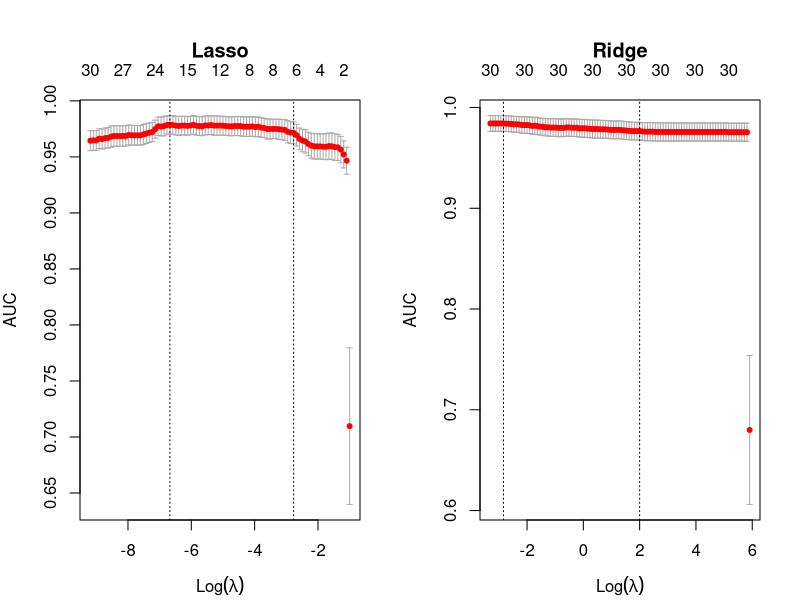
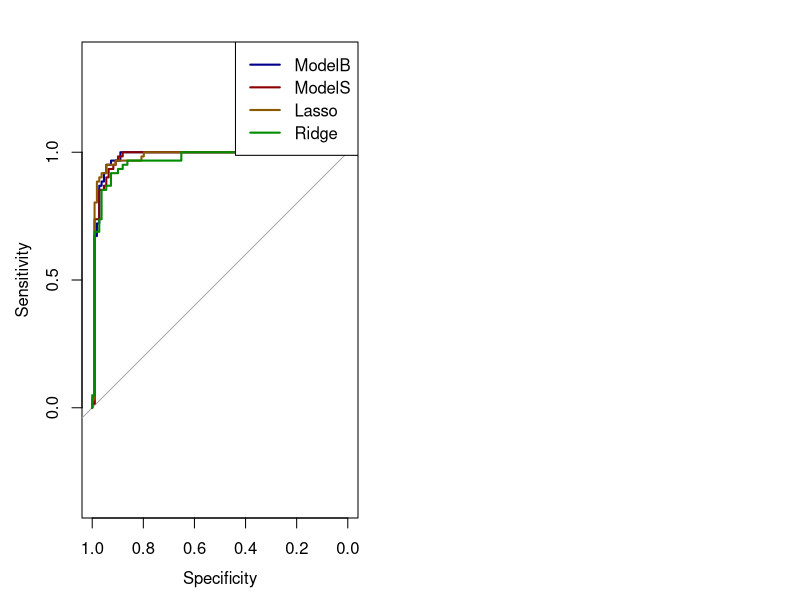

Generate these figures, in order, with R:
## ---- chunk 1
rm(list = ls())
knitr::opts_chunk$set(echo = TRUE)
library(caret)
library(data.table)
library(glmnet)
library(MASS)
library(pROC)
## ---- chunk 2
# Enter code here.
set.seed(984065)
wdbc2.dt <- fread("data/wdbc2.csv")
wdbc2.dt$diagnosis <- ifelse(wdbc2.dt$diagnosis=='malignant',1,0)

ind <- createDataPartition(wdbc2.dt$diagnosis, p=0.7, list=FALSE)
data.train <- wdbc2.dt[ind,]
data.test <- wdbc2.dt[-ind,]

# check that the split is actually 70-30
# table(wdbc2.dt$diagnosis)[1] / (table(wdbc2.dt$diagnosis)[1] + table(wdbc2.dt$diagnosis)[2])
# table(data1.train$diagnosis)[1] / (table(data1.train$diagnosis)[1] + table(data1.train$diagnosis)[2])
# table(data1.test$diagnosis)[1] / (table(data1.test$diagnosis)[1] + table(data1.test$diagnosis)[2])

X.train <- data.train[, !c("diagnosis","id"), with=FALSE]
X.test  <- data.test [, !c("diagnosis","id"), with=FALSE]
y.train <- data.train[,  c("diagnosis"), with=FALSE]
y.test  <- data.test [,  c("diagnosis"), with=FALSE]

fit.cv.lasso <- cv.glmnet(as.matrix(X.train), as.matrix(y.train), family='binomial', type.measure = c('auc'))
fit.cv.ridge <- cv.glmnet(as.matrix(X.train), as.matrix(y.train), family='binomial', type.measure = c('auc'), alpha=0)
par(mfrow=c(1,2), mar=c(4,4,5,2))
plot(fit.cv.lasso, main="Lasso")
plot(fit.cv.ridge, main="Ridge")
## ---- chunk 3
# Enter code here.
lasso.min.pos    <- which(fit.cv.lasso$lambda==fit.cv.lasso$lambda.min)
lasso.1se.pos    <- which(fit.cv.lasso$lambda==fit.cv.lasso$lambda.1se)
lasso.model      <- 'lasso'
lasso.lambda.min <- round(fit.cv.lasso$lambda.min,3)
lasso.lambda.1se <- round(fit.cv.lasso$lambda.1se,3)
lasso.model.min  <- round(fit.cv.lasso$nzero[lasso.min.pos],3)
lasso.model.1se  <- round(fit.cv.lasso$nzero[lasso.1se.pos],3)
lasso.auc.min    <- round(fit.cv.lasso$cvm[lasso.min.pos],3)
lasso.auc.1se    <- round(fit.cv.lasso$cvm[lasso.1se.pos],3)

ridge.min.pos    <- which(fit.cv.ridge$lambda==fit.cv.ridge$lambda.min)
ridge.1se.pos    <- which(fit.cv.ridge$lambda==fit.cv.ridge$lambda.1se)
ridge.model      <- 'ridge'
ridge.lambda.min <- round(fit.cv.ridge$lambda.min,3)
ridge.lambda.1se <- round(fit.cv.ridge$lambda.1se,3)
ridge.model.min  <- round(fit.cv.ridge$nzero[ridge.min.pos],3)
ridge.model.1se  <- round(fit.cv.ridge$nzero[ridge.1se.pos],3)
ridge.auc.min    <- round(fit.cv.ridge$cvm[ridge.min.pos],3)
ridge.auc.1se    <- round(fit.cv.ridge$cvm[ridge.1se.pos],3)

model.lasso.row  <- c(lasso.model, lasso.lambda.min, lasso.model.min, lasso.auc.min, lasso.lambda.1se, lasso.model.1se, lasso.auc.1se)
model.ridge.row  <- c(ridge.model, ridge.lambda.min, ridge.model.min, ridge.auc.min, ridge.lambda.1se, ridge.model.1se, ridge.auc.1se)
results.train    <- as.data.table(rbind(model.lasso.row, model.ridge.row))
cols             <- c('model', 'lambda.min', 'variables.min', 'auc.min', 'lambda.1se', 'variables.1se', 'auc.1se')
setnames(results.train, cols)

results.train
## ---- chunk 4
full.model <- suppressWarnings(glm(data.train$diagnosis ~ . , data=data.train, family='binomial'))
modelB     <- suppressWarnings(stepAIC(full.model, direction="back", trace=FALSE))
null.model <- suppressWarnings(glm(data.train$diagnosis ~ 1 , data=data.train, family='binomial'))
modelS     <- suppressWarnings(stepAIC(null.model, scope=list(upper=full.model), direction="forward", trace=FALSE))

modelB
modelS
## ---- chunk 5
# Enter code here.
# Chi-square goodness of fit tests and deviance
signif(pchisq(modelB$null.deviance - modelB$deviance, df=12, lower.tail=FALSE),2)
signif(pchisq(modelS$null.deviance - modelS$deviance, df=14, lower.tail=FALSE),2)
## ---- chunk 6
# Enter code here.
auc.modelB <- roc(data.train$diagnosis, modelB$fitted.values)
auc.modelS <- roc(data.train$diagnosis, modelS$fitted.values)
auc.modelB$auc
auc.modelS$auc
## ---- chunk 7
# Enter code here.
modelB.pred <- predict(modelB, newdata=data.test, type='response')
modelS.pred <- predict(modelS, newdata=data.test, type='response')
lasso.pred  <- predict(fit.cv.lasso, newx=as.matrix(X.test), s=lasso.lambda.1se, type='response')
ridge.pred  <- predict(fit.cv.ridge, newx=as.matrix(X.test), s=ridge.lambda.1se, type='response')

roc.modelB <- roc(data.test$diagnosis, modelB.pred , plot=TRUE, col='blue4')
roc.modelS <- roc(data.test$diagnosis, modelS.pred , plot=TRUE, col='red4', add=TRUE)
roc.lasso  <- roc(data.test$diagnosis, lasso.pred  , plot=TRUE, col='orange4', add=TRUE)
roc.ridge  <- roc(data.test$diagnosis, ridge.pred  , plot=TRUE, col='green4', add=TRUE)
legend(x = 'topright', legend = c('ModelB', 'ModelS', 'Lasso', 'Ridge'), 
        col=c('blue4', 'red4', 'orange4', 'green4'), lwd=2)

row1 <- c('lasso' , signif(roc.lasso$auc,4), signif(lasso.auc.1se,4))
row2 <- c('ridge' , signif(roc.ridge$auc,4), signif(ridge.auc.1se,4))
row3 <- c('modelB', signif(roc.modelB$auc,4), signif(auc.modelB$auc,4))
row4 <- c('modelS', signif(roc.modelS$auc,4), signif(auc.modelS$auc,4))
results.final <- as.data.table(rbind(row1,row2,row3,row4))
cols <- c('model', 'AUC.test', 'AUC.train')
setnames(results.final, cols)
results.final[order(-AUC.test),]

## ---- chunk 8
# Enter code here.
## ---- chunk 9
# Enter code here.
## ---- chunk 10
# Enter code here.
## ---- chunk 11
# Enter code here.
## ---- chunk 12
# Enter code here.
## ---- chunk 13
# Enter code here.
## ---- chunk 14
# Enter code here.
## ---- chunk 15
# Enter code here.
## ---- chunk 16
# Enter code here.
## ---- chunk 17
# Enter code here.
## ---- chunk 18
# Enter code here.
## ---- chunk 19
# Enter code here.
